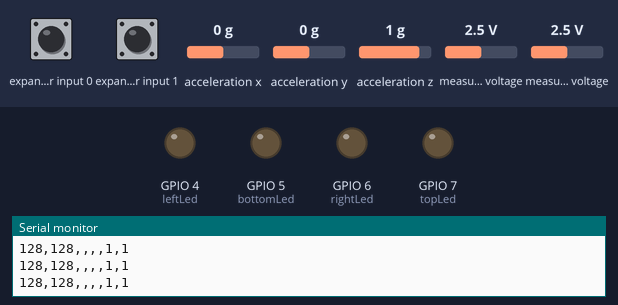
Simulated run of this sketch. Board: ESP32-S3. On the bench: output pins drawn as LEDs (lit = HIGH), the last lines printed to the serial monitor. Wiring (inferred from the names in the program): Wii Nunchuk at I2C address 0x52. The test bench sets the inputs (shaded band); at power-on: measured voltage 2.5 V, expander input 0 HIGH, expander input 1 HIGH, acceleration x 0 g, acceleration y 0 g, acceleration z 1 g. USB keyboard and mouse output is not drawn.

Above: at 1.2 s.
1.3 s: measured voltage (sensor 200) set to 2.1 V
2.8 s: measured voltage (sensor 200) set to 1.8 V
At 3.4 s:
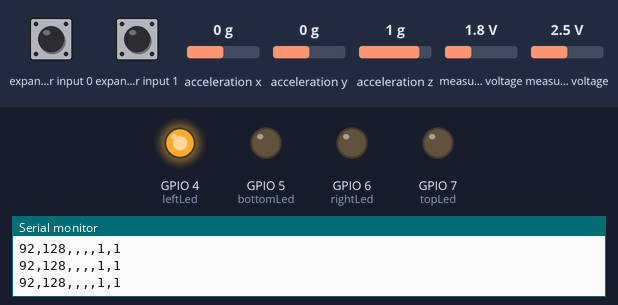
4.3 s: measured voltage (sensor 201) set to 2.1 V
5.8 s: measured voltage (sensor 201) set to 1.8 V
At 7.0 s:
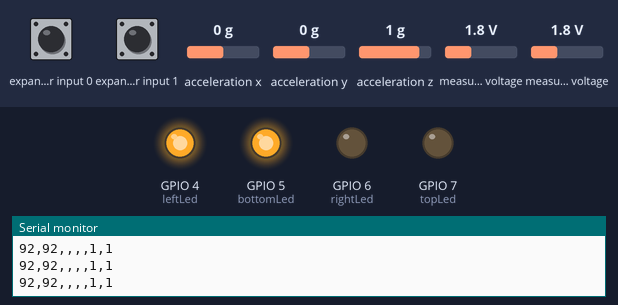
7.3 s: measured voltage (sensor 200) set to 2.5 V
At 8.1 s:
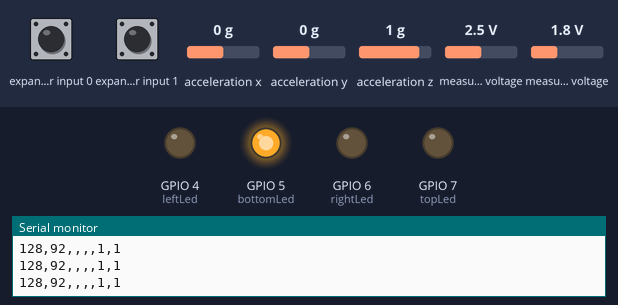
8.8 s: measured voltage (sensor 201) set to 3.8 V
At 9.6 s:
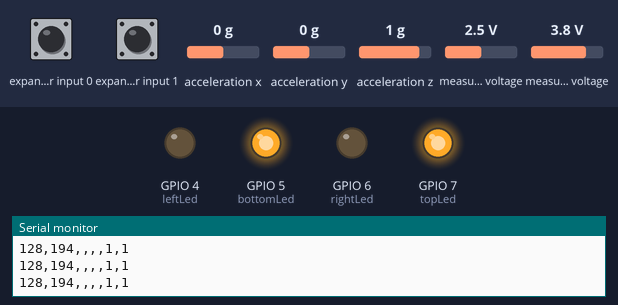
Timing chart, 0 to 11.3 s (numbered marks = the images above; inputs shaded):
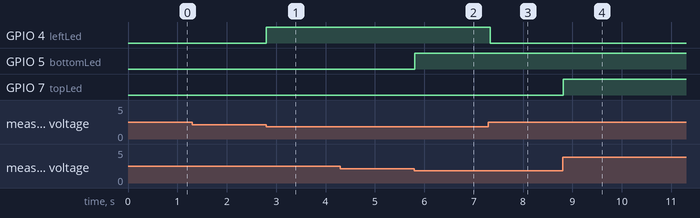

Measured:
- the behaviour switches between 2 and 1.9 V on measured voltage (sensor 200) (found by bisection; images 0 and 1)
- the behaviour switches between 2 and 1.9 V on measured voltage (sensor 201) (found by bisection; images 1 and 2)
- after the input at 2.8 s, GPIO 4 (leftLed): LOW → HIGH at once
- after the input at 5.8 s, GPIO 5 (bottomLed): LOW → HIGH at once
- after the input at 7.3 s, GPIO 4 (leftLed): HIGH → LOW at once
- after the input at 8.8 s, GPIO 7 (topLed): LOW → HIGH at once

The sketch:

SendKeyStrokes.ino
```cpp
#include <Wire.h>
#include <string.h>
#include <BleKeyboard.h>

BleKeyboard bleKeyboard;

#undef int
#include <stdio.h>

uint8_t outbuf[6];    // array to store arduino output
int cnt = 0;
int ledPin = 13;
int topLed = 7;
int rightLed = 6;
int bottomLed = 5;
int leftLed = 4;

void showDirection() {
  int x = outbuf[0];
  int y = outbuf[1];

  if (x < 100) {
    digitalWrite(leftLed, HIGH);
  }
  else if (100 <= x &&  x < 180) {
    digitalWrite(leftLed, LOW);
    digitalWrite(rightLed, LOW);
  }
  else {
    digitalWrite(rightLed, HIGH);
  }

  if (y < 100) {
    digitalWrite(bottomLed, HIGH);
  }
  else if (100 <= y &&  y < 180) {
    digitalWrite(bottomLed, LOW);
    digitalWrite(topLed, LOW);
  }
  else {
    digitalWrite(topLed, HIGH);
  }
}

void
setup ()
{
  bleKeyboard.begin();
  pinMode(topLed, OUTPUT);
  pinMode(rightLed, OUTPUT);
  pinMode(bottomLed, OUTPUT);
  pinMode(leftLed, OUTPUT);
  Serial.begin (19200);
  Serial.print ("Finished setup\n");
  Wire.begin (26,0);    // join i2c bus with address 0x52
  nunchuck_init (); // send the initilization handshake
}

void
nunchuck_init ()
{
  Wire.beginTransmission (0x52);  // transmit to device 0x52
  Wire.write (0x40);   // sends memory address
  Wire.write(0x00);   // sends sent a zero.
  Wire.endTransmission ();  // stop transmitting
}

void
send_zero ()
{
  Wire.beginTransmission (0x52);  // transmit to device 0x52
  Wire.write (0x00);   // sends one byte
  Wire.endTransmission ();  // stop transmitting
}

void
loop ()
{
  Wire.requestFrom (0x52, 6); // request data from nunchuck
  while (Wire.available ()) {
    outbuf[cnt] = nunchuk_decode_byte (Wire.read ());  // receive byte as an integer
    cnt++;
  }

  // If we recieved the 6 bytes, then go print them
  if (cnt >= 5) {
    print ();
    showDirection();
  }

  cnt = 0;
  send_zero (); // send the request for next bytes
  delay (50);
}

// Print the input data we have recieved
// accel data is 10 bits long
// so we read 8 bits, then we have to add
// on the last 2 bits.  That is why I
// multiply them by 2 * 2
void
print ()
{
  int joy_x_axis = outbuf[0];
  int joy_y_axis = outbuf[1];
  int accel_x_axis = outbuf[2];
  int accel_y_axis = outbuf[3];
  int accel_z_axis = outbuf[4];

  int z_button = 0;
  int c_button = 0;

  // byte outbuf[5] contains bits for z and c buttons
  // it also contains the least significant bits for the accelerometer data
  // so we have to check each bit of byte outbuf[5]
  if ((outbuf[5] >> 0) & 1) z_button = 1;
  if ((outbuf[5] >> 1) & 1) c_button = 1;

  if ((outbuf[5] >> 2) & 1) accel_x_axis += 2;
  if ((outbuf[5] >> 3) & 1) accel_x_axis += 1;

  if ((outbuf[5] >> 4) & 1) accel_y_axis += 2;
  if ((outbuf[5] >> 5) & 1) accel_y_axis += 1;

  if ((outbuf[5] >> 6) & 1) accel_z_axis += 2;
  if ((outbuf[5] >> 7) & 1) accel_z_axis += 1;

  Serial.print (joy_x_axis, DEC);
  Serial.print (",");
  Serial.print (joy_y_axis, DEC);
  Serial.print (",");
  //Serial.print (accel_x_axis, DEC);
  Serial.print (",");
  //Serial.print (accel_y_axis, DEC);
  Serial.print (",");
  //Serial.print (accel_z_axis, DEC);
  Serial.print (",");
  Serial.print (z_button, DEC);
  Serial.print (",");
  Serial.print (c_button, DEC);

  if (joy_x_axis < 75) {
  // left
  bleKeyboard.press(KEY_LEFT_ARROW);
  }

  if (joy_x_axis > 165) {
  // right
  bleKeyboard.press(KEY_RIGHT_ARROW);
  }


  if (joy_y_axis > 165) {
  // up
  bleKeyboard.press(KEY_UP_ARROW);
  }

  if (joy_y_axis < 75) {
  // down
  bleKeyboard.press(KEY_DOWN_ARROW);
  }


  if (c_button == 0 ) {
  // space
  bleKeyboard.write(KEY_RETURN);
  }

  if (z_button == 0 ) {
  // enter
  bleKeyboard.print(" ");
  }


  Serial.print("\r\n");
}

// Encode data to format that most wiimote drivers except
// only needed if you use one of the regular wiimote drivers
char
nunchuk_decode_byte (char x)
{
  x = (x ^ 0x17) + 0x17;
  return x;
}
```
